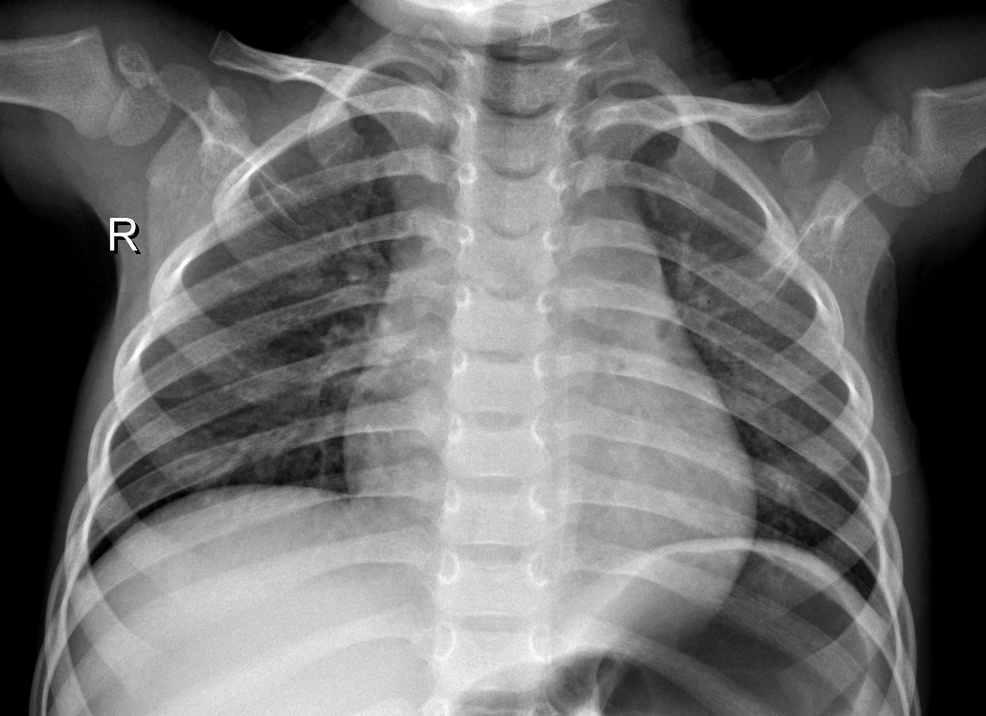
#> input picture Dataset/IM-0215-0001.jpeg, 986 x 716 px, shrunk from 1666 x 1209 before the run, found by its file name
$ jupyter execute translate.ipynb   (shell and % lines are left out)
#> lines starting #> are read from the running program, lines starting #| are printed output that depends on the picture
<a href="https://colab.research.google.com/github/hanifnurf/TKC_Covid19/blob/main/opencv_basic/translate.ipynb" target="_parent"></a>

[cell 1]
import wget
url = "https://github.com/hanifnurf/TKC_Covid19/blob/main/Dataset/IM-0215-0001.jpeg?raw=true"
wget.download(url)

[cell 2]
# import the necessary packages
from matplotlib import pyplot as plt
import numpy as np
import argparse
import imutils
import cv2

[cell 3]
def plt_imshow(title, image):
	# convert the image frame BGR to RGB color space and display it
	image = cv2.cvtColor(image, cv2.COLOR_BGR2RGB)
	plt.imshow(image)
	plt.title(title)
	plt.grid(False)
	plt.show()

[cell 4]
# since we are using Jupyter Notebooks we can replace our argument
# parsing code with *hard coded* arguments and values
args = {
	"image": "IM-0215-0001.jpeg"
}

[cell 5]
# load the image and display it to our screen
image = cv2.imread(args["image"])
#> image is the input picture: shape (716, 986, 3); min 0, max 255, mean 109.7
plt_imshow("Original", image)

# shift the image 25 pixels to the right and 50 pixels down
M = np.float32([[1, 0, 25], [0, 1, 50]])
shifted = cv2.warpAffine(image, M, (image.shape[1], image.shape[0]))
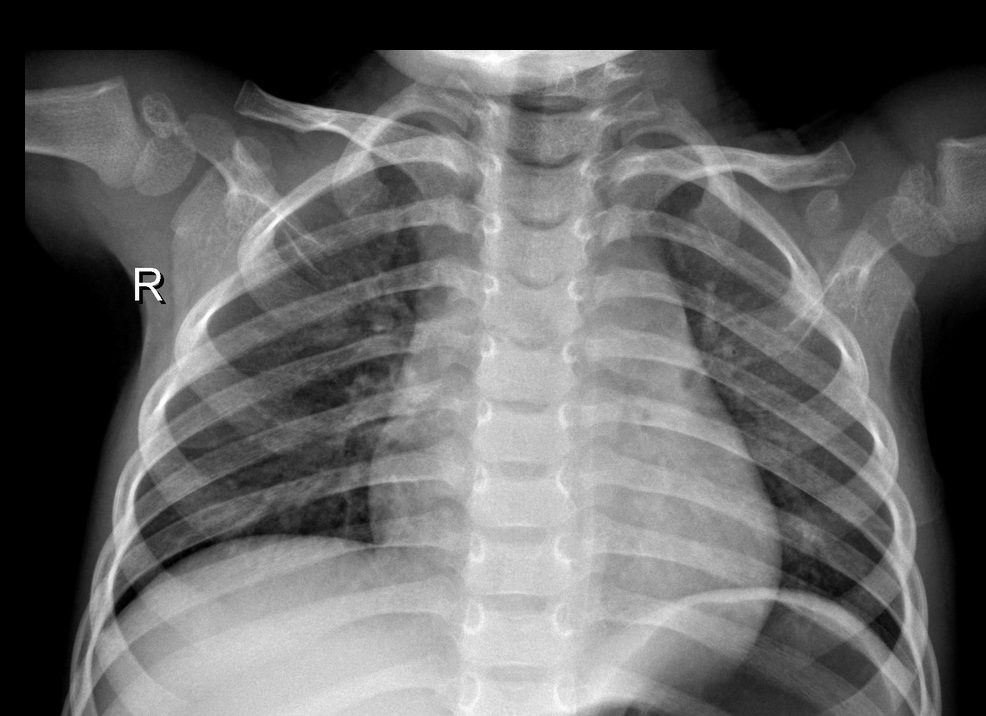
#> shifted: shape (716, 986, 3); min 0, max 255, mean 100
plt_imshow("Shifted Down and Right", shifted)

[cell 6]
# now, let's shift the image 50 pixels to the left and 90 pixels
# up by specifying negative values for the x and y directions,
# respectively
M = np.float32([[1, 0, -50], [0, 1, -90]])
shifted = cv2.warpAffine(image, M, (image.shape[1], image.shape[0]))
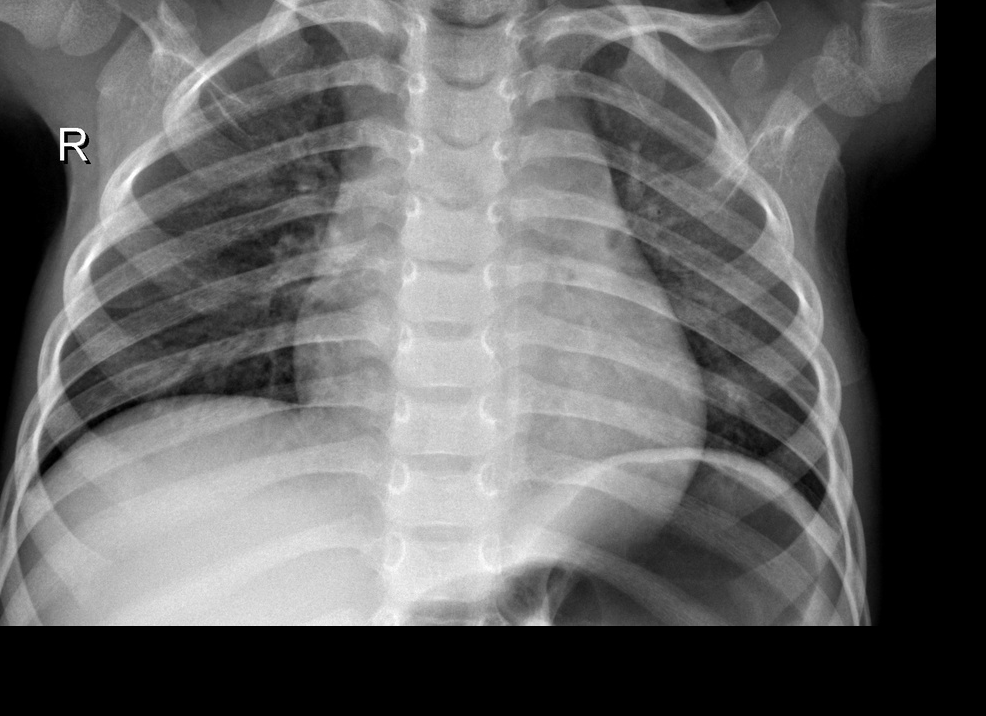
#> shifted: shape (716, 986, 3); min 0, max 255, mean 100.5
plt_imshow("Shifted Up and Left", shifted)

[cell 7]
# use the imutils helper function to translate the image 100 pixels
# down in a single function call
shifted = imutils.translate(image, 0, 100)
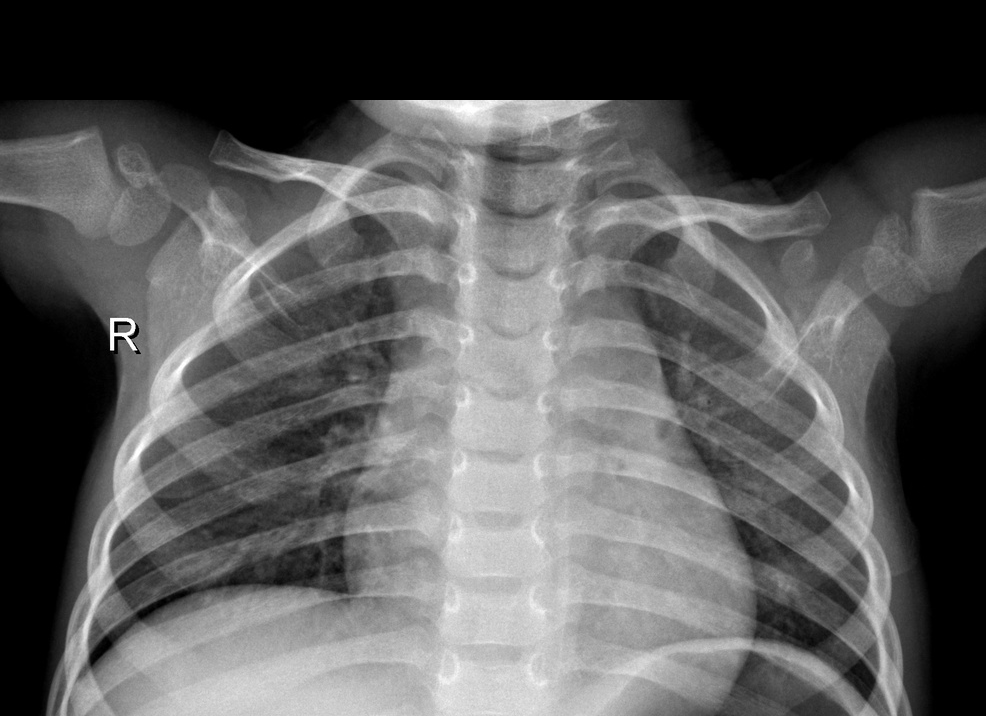
#> shifted: shape (716, 986, 3); min 0, max 255, mean 90.7
plt_imshow("Shifted Down", shifted)

$ run again, with Dataset/covid (13).jpg copied over Dataset/IM-0215-0001.jpeg
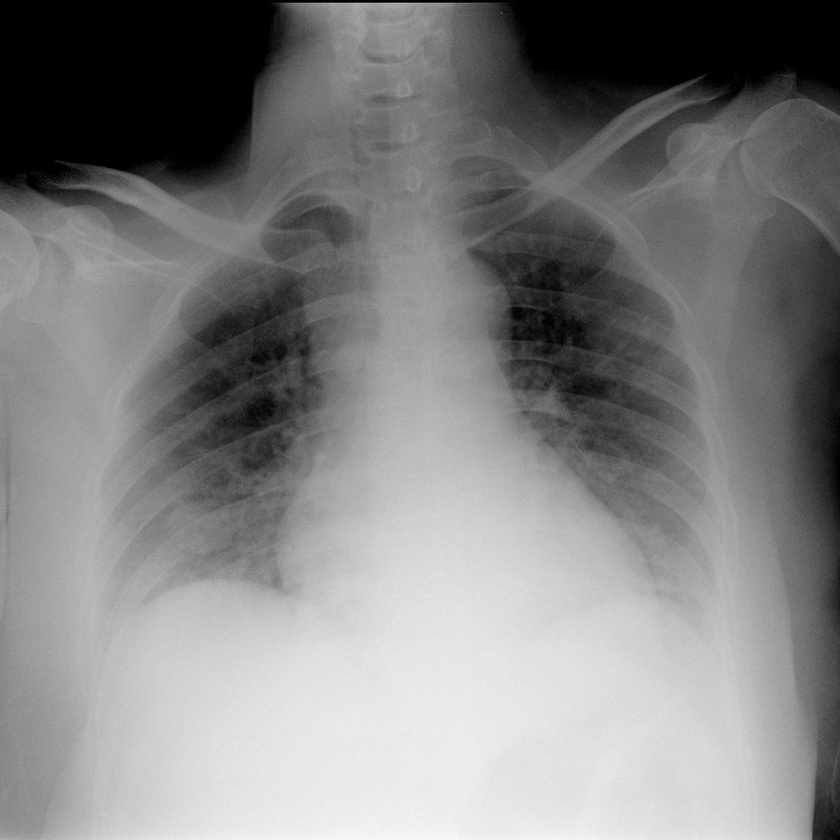
#> input picture Dataset/covid (13).jpg, 840 x 840 px, shrunk from 1261 x 1262 before the run, found by its file name
#> image is the input picture: shape (840, 840, 3); min 0, max 250, mean 129.4
#> `shifted = cv2.warpAffine(image, M, (image.shape[1], image.shape[0]))`:
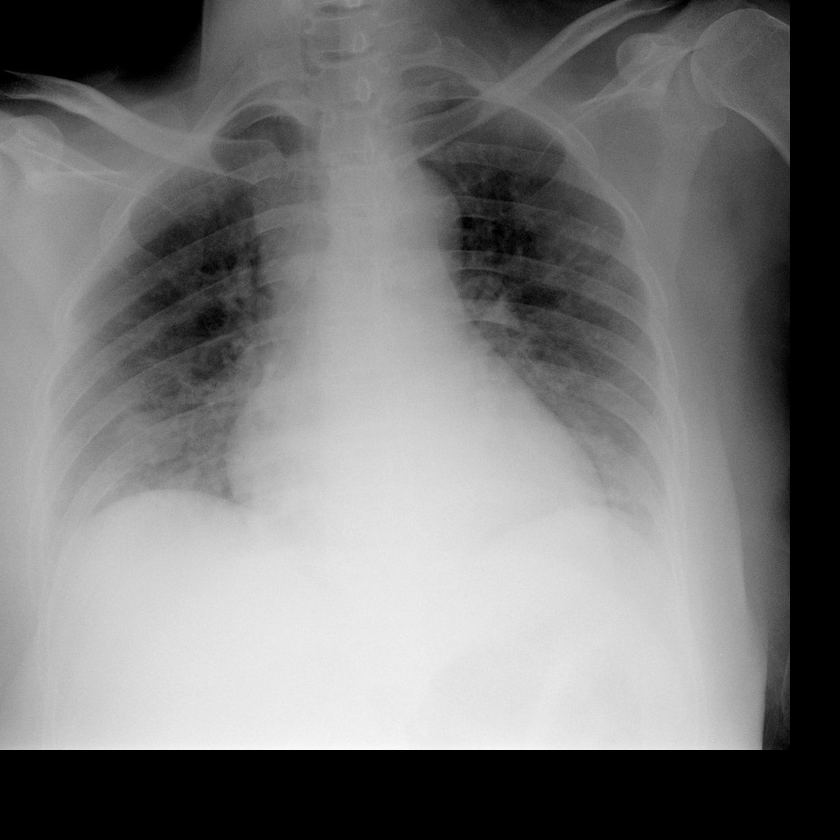
#> shifted: shape (840, 840, 3); min 0, max 250, mean 119.3
#> `shifted = imutils.translate(image, 0, 100)`:
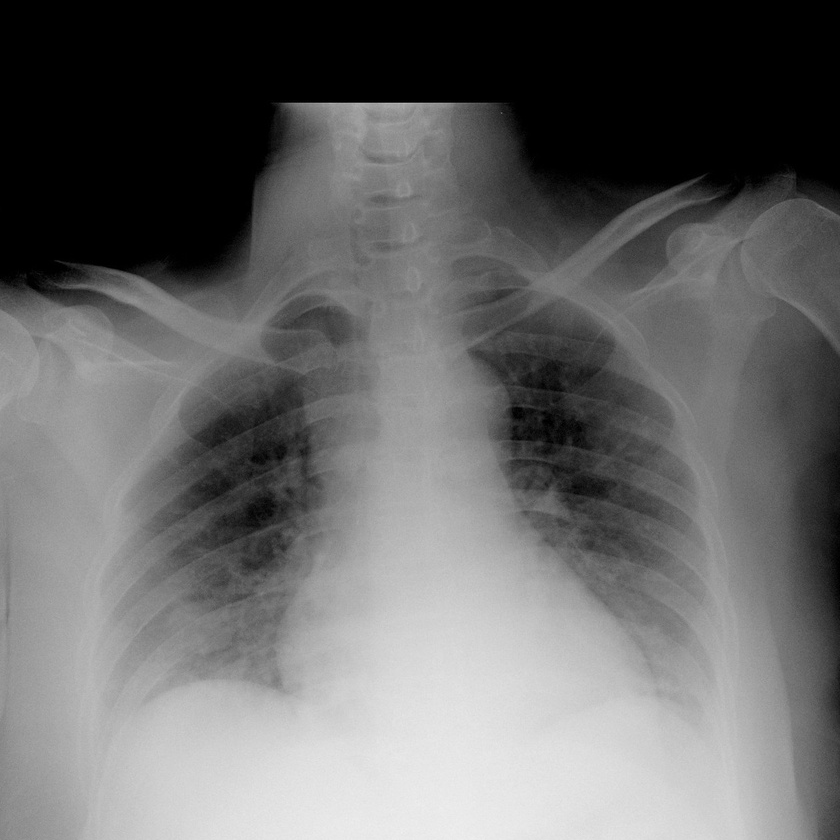
#> shifted: shape (840, 840, 3); min 0, max 241, mean 104.6
